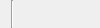
<?xml version="1.0" encoding="UTF-8"?>
<ui version="4.0">
 <class>LC_OptionsWidgetsHolder</class>
 <widget class="QWidget" name="LC_OptionsWidgetsHolder">
  <property name="geometry">
   <rect>
    <x>0</x>
    <y>0</y>
    <width>100</width>
    <height>28</height>
   </rect>
  </property>
  <property name="windowTitle">
   <string>Form</string>
  </property>
  <layout class="QHBoxLayout" name="horizontalLayout_2" stretch="0,0,0,0,1">
   <property name="spacing">
    <number>2</number>
   </property>
   <property name="leftMargin">
    <number>0</number>
   </property>
   <property name="topMargin">
    <number>0</number>
   </property>
   <property name="rightMargin">
    <number>0</number>
   </property>
   <property name="bottomMargin">
    <number>0</number>
   </property>
   <item>
    <widget class="LC_SnapOptionsWidgetsHolder" name="snapOptionsHolder" native="true"/>
   </item>
   <item>
    <widget class="QLabel" name="lCurrentAction">
     <property name="text">
      <string/>
     </property>
    </widget>
   </item>
   <item>
    <widget class="Line" name="vCurrentActionLine">
     <property name="orientation">
      <enum>Qt::Vertical</enum>
     </property>
    </widget>
   </item>
   <item>
    <widget class="QWidget" name="wOptionsWidgetsContainer" native="true">
     <property name="sizePolicy">
      <sizepolicy hsizetype="Fixed" vsizetype="Minimum">
       <horstretch>0</horstretch>
       <verstretch>0</verstretch>
      </sizepolicy>
     </property>
     <property name="minimumSize">
      <size>
       <width>2</width>
       <height>0</height>
      </size>
     </property>
     <layout class="QHBoxLayout" name="horizontalLayout">
      <property name="spacing">
       <number>0</number>
      </property>
      <property name="leftMargin">
       <number>0</number>
      </property>
      <property name="topMargin">
       <number>0</number>
      </property>
      <property name="rightMargin">
       <number>0</number>
      </property>
      <property name="bottomMargin">
       <number>0</number>
      </property>
     </layout>
    </widget>
   </item>
   <item>
    <spacer name="horizontalSpacer">
     <property name="orientation">
      <enum>Qt::Horizontal</enum>
     </property>
     <property name="sizeHint" stdset="0">
      <size>
       <width>0</width>
       <height>0</height>
      </size>
     </property>
    </spacer>
   </item>
  </layout>
 </widget>
 <customwidgets>
  <customwidget>
   <class>LC_SnapOptionsWidgetsHolder</class>
   <extends>QWidget</extends>
   <header>lc_snapoptionswidgetsholder.h</header>
   <container>1</container>
  </customwidget>
 </customwidgets>
 <resources/>
 <connections/>
</ui>
